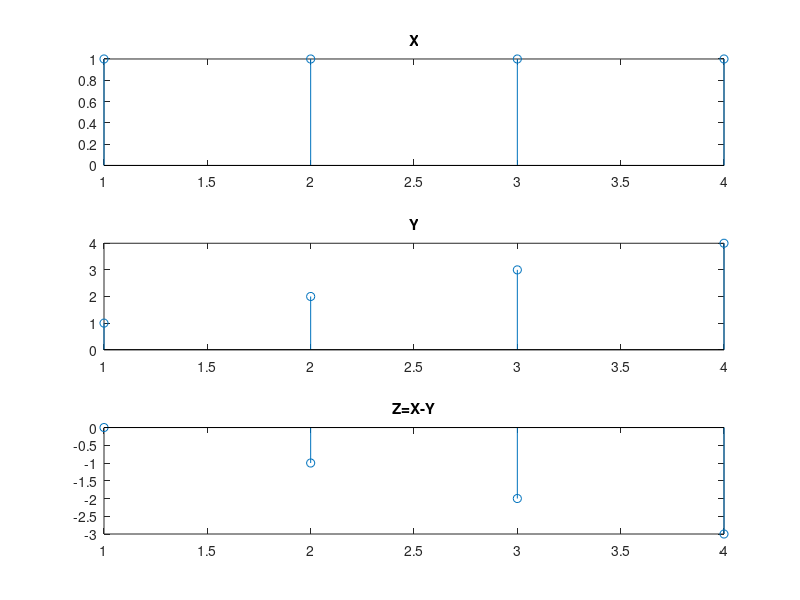

Source code (MATLAB):
% subtraction
x=[1 1 1 1];
subplot(3,1,1);
stem(x);
title('X');
y=[1 2 3 4];
subplot(3,1,2);
stem(y);
title('Y');
z=x-y;
subplot(3,1,3);
stem(z);
title('Z=X-Y');